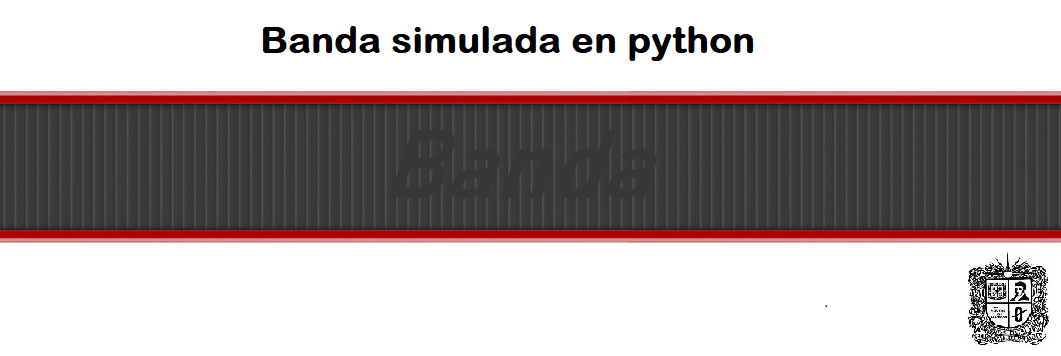
#> input picture Implementacion/image/banda.png, 1061 x 356 px, found by its file name
$ python controlCalidad.py
#> lines starting #> are read from the running program, lines starting #| are printed output that depends on the picture
from typing import Reversible
import numpy as np
import cv2
import random

class Simulacion:
    def __init__(self,tamX,tamY,vel):
        self.tamX = tamX
        self.tamY = tamY
        self.vel = vel
        self.limMin=0
        self.limMax=self.tamY-1
        self.sacandoObjeto=False
    def crearImagen(self):
        self.fondo = np.zeros((self.tamY,self.tamX,3), np.uint8)
    def setFondo (self, urlFondo):
#> called with urlFondo = 'image\\banda.png'
        self.fondo = cv2.resize(cv2.imread(urlFondo),(self.tamX,self.tamY))
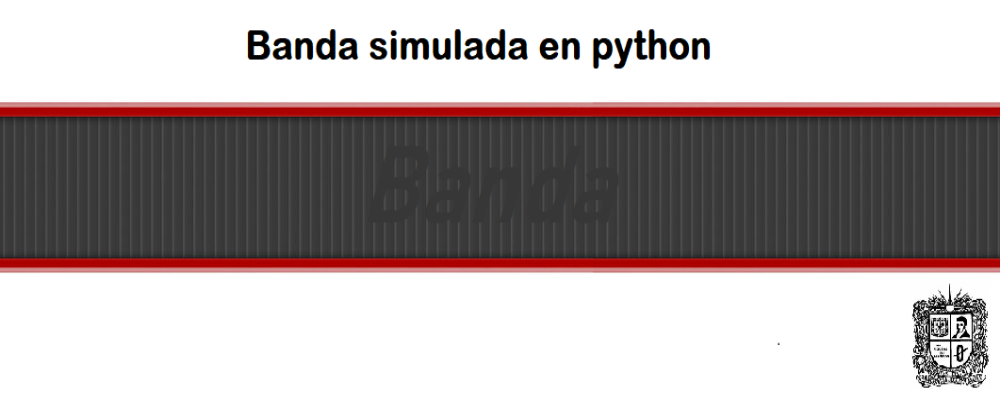
#> self.fondo: shape (400, 1000, 3); mean B, G, R 165.5, 165.5, 174.9
        while (self.fondo[self.limMin,0][0]==255):
            self.limMin+=1
#> this loop made 101 passes
#> after the loop, self.limMin = 101
        while (self.fondo[self.limMax,0][0]==255):
            self.limMax-=1
#> this loop made 122 passes
#> self.limMax on passes 1 to 12: 398, 397, 396, 395, 394, 393, 392, 391, 390, 389, 388, 387
#> after the loop, self.limMax = 277
        self.limMin+=10
#> self.limMin = 111
        self.limMax-=10
#> self.limMax = 267
        self.objetos = np.zeros((self.limMax-self.limMin,self.tamX,3), np.uint8)

    # [17 lines left out: functions setObjeto, sacarObjeto, not called in this run]

    def moverFondo(self,avance):
        frame=self.fondo
        for x in range(self.tamX-avance,0,-avance):
            if(x>0):
                frame[self.limMin:self.limMax,x:x+avance]=frame[self.limMin:self.limMax,x-avance:x]
        frame[self.limMin:self.limMax,:avance]=self.fondo[self.limMin:self.limMax,-avance:]
        self.fondo = frame
    def moverObjetos(self,avance):
        frame=self.objetos
        for x in range(self.tamX-avance,0,-avance):
            if(x>0):
                frame[:,x:x+avance]=frame[:,x-avance:x]
        frame[:,:avance]=np.zeros((self.limMax-self.limMin,avance,3), np.uint8)
        self.objetos = frame

    def mover(self):
        if(not self.sacandoObjeto):
            self.moverFondo(self.vel)
#> in moverFondo, `frame[self.limMin:self.limMax,:avance]=self.fondo[self.limMin:self.lim..`: frame: shape (400, 1000, 3); mean B, G, R 165.5, 165.5, 174.9
            self.moverObjetos(self.vel)
#> after the loop in moverObjetos, `for x in range(self.tamX-avance,0,-avance):`: frame: shape (156, 1000, 3); every value is 0


    def getImagen(self):
        tol=15  #Tolerancia color
        imagenSim = self.fondo.copy()
        if(self.sacandoObjeto):
            h,w,_=self.frameSacando.shape
            if(self.infAnim[1]<=self.limMin):
                self.infAnim[2]=-self.infAnim[2]
                for x in range(w):
                    for y in range(self.limMax-self.limMin):
                        if(self.objetos[y,x+self.infAnim[0]][0]>tol):
                            self.frameSacando[y,x]=self.objetos[y,x+self.infAnim[0]]
                self.objetos[:,self.infAnim[0]:self.infAnim[0]+w]=np.zeros((self.limMax-self.limMin,w,3), np.uint8)

            for x in range(self.infAnim[0],self.infAnim[0]-1+w,1):
                for y in range(self.infAnim[1],self.tamY,1):
                    if (self.frameSacando[y-self.infAnim[1],x-self.infAnim[0]][0]>tol):
                        imagenSim[y,x]=self.frameSacando[y-self.infAnim[1],x-self.infAnim[0]]
            self.infAnim[1]+=self.infAnim[2]
            if(self.infAnim[2]>0 and self.infAnim[1]>=self.tamY):
                self.sacandoObjeto=False

        for x in range(self.tamX):
            for y in range(self.limMax-self.limMin):
                if (self.objetos[y,x][0]>tol and self.objetos[y,x][0]>tol and self.objetos[y,x][0]>tol):
                    imagenSim[y+self.limMin,x]=self.objetos[y,x]
        return imagenSim

class SistemaVisArt:
    def __init__(self,vel):
        self.vel = vel
        self.estado="esperando"
        self.posFin=0

    def binarizar(self,img):
        lower_color = np.array([100,100,100])
        upper_color = np.array([255,255,255])
        imgBin=cv2.inRange(img, lower_color, upper_color)
        return imgBin

    # [64 lines left out: functions contarLados, identificarForma, tieneSello, not called in this run]

    def procesar(self, img):
        height, width, _ = img.shape
#> height = 156; width = 270
        imgBin=self.binarizar(img)
#> in binarizar, `imgBin=cv2.inRange(img, lower_color, upper_color)`: imgBin: shape (156, 270); every value is 0
#> in binarizar, `imgBin=cv2.inRange(img, lower_color, upper_color)`:
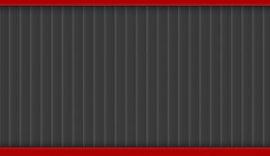
#> img: shape (156, 270, 3); mean of channels 0, 1, 2 54.7, 54.7, 69.8; drawn as B, G, R
        if(self.estado=="esperando"):
            for y in range(height):
                if(imgBin[y ,0]==255):
                    self.estado="entrando"
                    self.posFin+=self.vel
                    break
#> after the loop, self.posFin = 0
        elif(self.estado=="entrando"):
            self.estado="listo"
            for y in range(height):
                if(imgBin[y ,4]==255):
                    self.posFin+=self.vel
                    self.estado="entrando"
                    break
        if self.estado=="listo":
            self.posFin+=self.vel
            forma=self.identificarForma(imgBin[:,0:self.posFin])
            self.estado="esperando"
            posRetorno=self.posFin
            self.posFin=0
            return forma,posRetorno
        #cv2.imshow("Sis ViA", imgBin)
        return "",0


print("Inicia proceso")
cajasCorrectas=0
velocidad=40
sim =Simulacion(1000,400,velocidad)
sim.crearImagen()
sim.setFondo(r"image\banda.png")

sisViA= SistemaVisArt(velocidad)
limMinViA= 680
limMaxViA= 950

tamObj=100

tamCaja=150
espacioLibre=200
for x in range(200):
    sim.mover()
    espacioLibre+=velocidad
    frame=sim.getImagen()
    cv2.imshow("Frame",frame)

    if random.random()<0.3 and espacioLibre>tamCaja+velocidad:
        espacioLibre=0
        r=random.random()
        if (r<0.1):
            sim.setObjeto(r"image\cajaAbierta.png",tamObj,(int) (np.random.normal(110, 20)))
        elif(r<0.2):
            sim.setObjeto(r"image\cajaCerradaMal.png",tamObj,(int) (np.random.normal(120, 20)))

        elif(r<0.3):
            sim.setObjeto(r"image\cajaCerrada.png",tamObj,(int) (np.random.normal(120, 20)))

        else:
            sim.setObjeto(r"image\cajaCerradaSello.png",tamObj,(int) (np.random.normal(120, 20)))

        tamCaja=(int) (np.random.normal(150, 40))


    figura,posC=sisViA.procesar(frame[sim.limMin:sim.limMax,limMinViA:limMaxViA])
#> figura = ''; posC = 0
    if figura!="":
        if(figura=="abierta" or figura=="dañada"):
            print(figura)
            sim.sacarObjeto(limMinViA,posC)
            while(sim.sacandoObjeto):
                frame=sim.getImagen()
                cv2.imshow("Frame",frame)
                cv2.waitKey(1)
        elif(figura=="cerrada"):
            if(sisViA.tieneSello(frame[sim.limMin:sim.limMax,limMinViA:limMaxViA])):
                cajasCorrectas+=1
                print("Cajas correctas ",cajasCorrectas)
            else:
                print(figura+" sin sello")
                sim.sacarObjeto(limMinViA,posC)
                while(sim.sacandoObjeto):
                    frame=sim.getImagen()
                    cv2.imshow("Frame",frame)
                    cv2.waitKey(1)


    if cv2.waitKey(1) & 0xFF == ord('q'):
#> (key q is pressed here)
        break

print("Termina proceso")
